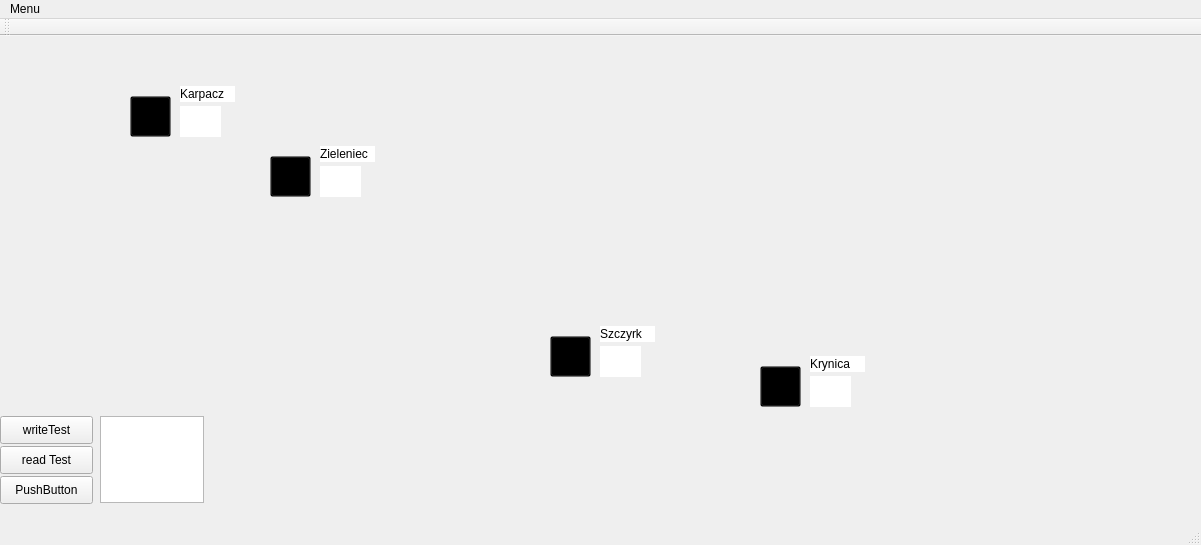
<?xml version="1.0" encoding="UTF-8"?>
<ui version="4.0">
 <class>MainWindow</class>
 <widget class="QMainWindow" name="MainWindow">
  <property name="windowModality">
   <enum>Qt::NonModal</enum>
  </property>
  <property name="enabled">
   <bool>true</bool>
  </property>
  <property name="geometry">
   <rect>
    <x>0</x>
    <y>0</y>
    <width>1201</width>
    <height>545</height>
   </rect>
  </property>
  <property name="windowTitle">
   <string>SkiSky</string>
  </property>
  <widget class="QWidget" name="centralWidget">
   <widget class="QPushButton" name="button">
    <property name="geometry">
     <rect>
      <x>550</x>
      <y>300</y>
      <width>41</width>
      <height>41</height>
     </rect>
    </property>
    <property name="styleSheet">
     <string notr="true">#button
{
background-color: transparent; 

}
</string>
    </property>
    <property name="text">
     <string/>
    </property>
    <property name="iconSize">
     <size>
      <width>40</width>
      <height>42</height>
     </size>
    </property>
   </widget>
   <widget class="QLabel" name="label_bg_pure">
    <property name="geometry">
     <rect>
      <x>0</x>
      <y>0</y>
      <width>1200</width>
      <height>480</height>
     </rect>
    </property>
    <property name="text">
     <string/>
    </property>
   </widget>
   <widget class="QPushButton" name="pushButton">
    <property name="geometry">
     <rect>
      <x>0</x>
      <y>380</y>
      <width>93</width>
      <height>28</height>
     </rect>
    </property>
    <property name="text">
     <string>writeTest</string>
    </property>
   </widget>
   <widget class="QPlainTextEdit" name="plainTextEdit">
    <property name="geometry">
     <rect>
      <x>100</x>
      <y>380</y>
      <width>104</width>
      <height>87</height>
     </rect>
    </property>
   </widget>
   <widget class="QPushButton" name="pushButton_2">
    <property name="geometry">
     <rect>
      <x>0</x>
      <y>410</y>
      <width>93</width>
      <height>28</height>
     </rect>
    </property>
    <property name="text">
     <string>read Test</string>
    </property>
   </widget>
   <widget class="QPushButton" name="pushButton_3">
    <property name="geometry">
     <rect>
      <x>0</x>
      <y>440</y>
      <width>93</width>
      <height>28</height>
     </rect>
    </property>
    <property name="text">
     <string>PushButton</string>
    </property>
   </widget>
   <widget class="QPushButton" name="button_2">
    <property name="geometry">
     <rect>
      <x>270</x>
      <y>120</y>
      <width>41</width>
      <height>41</height>
     </rect>
    </property>
    <property name="styleSheet">
     <string notr="true">#button_2
{
background-color: transparent; 

}


</string>
    </property>
    <property name="text">
     <string/>
    </property>
    <property name="iconSize">
     <size>
      <width>40</width>
      <height>42</height>
     </size>
    </property>
   </widget>
   <widget class="QPushButton" name="button_3">
    <property name="geometry">
     <rect>
      <x>760</x>
      <y>330</y>
      <width>41</width>
      <height>41</height>
     </rect>
    </property>
    <property name="styleSheet">
     <string notr="true">#button_3
{
background-color: transparent; 

}

</string>
    </property>
    <property name="text">
     <string/>
    </property>
    <property name="iconSize">
     <size>
      <width>40</width>
      <height>42</height>
     </size>
    </property>
   </widget>
   <widget class="QPushButton" name="button_4">
    <property name="geometry">
     <rect>
      <x>130</x>
      <y>60</y>
      <width>41</width>
      <height>41</height>
     </rect>
    </property>
    <property name="styleSheet">
     <string notr="true">#button_4
{
background-color: transparent; 

}

</string>
    </property>
    <property name="text">
     <string/>
    </property>
    <property name="iconSize">
     <size>
      <width>40</width>
      <height>42</height>
     </size>
    </property>
   </widget>
   <widget class="QLabel" name="krynica_lab">
    <property name="geometry">
     <rect>
      <x>810</x>
      <y>320</y>
      <width>55</width>
      <height>16</height>
     </rect>
    </property>
    <property name="styleSheet">
     <string notr="true">#krynica_lab
{
background-color: white; 


border: none; 
background-repeat: none;
}</string>
    </property>
    <property name="text">
     <string>Krynica</string>
    </property>
   </widget>
   <widget class="QLabel" name="szczyrk_lab">
    <property name="geometry">
     <rect>
      <x>600</x>
      <y>290</y>
      <width>55</width>
      <height>16</height>
     </rect>
    </property>
    <property name="styleSheet">
     <string notr="true">#szczyrk_lab
{
background-color: white; 


border: none; 
background-repeat: none;
}</string>
    </property>
    <property name="text">
     <string>Szczyrk</string>
    </property>
   </widget>
   <widget class="QLabel" name="zieleniec_lab">
    <property name="geometry">
     <rect>
      <x>320</x>
      <y>110</y>
      <width>55</width>
      <height>16</height>
     </rect>
    </property>
    <property name="styleSheet">
     <string notr="true">#zieleniec_lab
{
background-color: white; 


border: none; 
background-repeat: none;
}</string>
    </property>
    <property name="text">
     <string>Zieleniec</string>
    </property>
   </widget>
   <widget class="QLabel" name="karpacz_lab">
    <property name="geometry">
     <rect>
      <x>180</x>
      <y>50</y>
      <width>55</width>
      <height>16</height>
     </rect>
    </property>
    <property name="styleSheet">
     <string notr="true">#karpacz_lab
{
background-color: white; 


border: none; 
background-repeat: none;
}</string>
    </property>
    <property name="text">
     <string>Karpacz</string>
    </property>
   </widget>
   <widget class="QLabel" name="karpacz_nieb">
    <property name="geometry">
     <rect>
      <x>90</x>
      <y>70</y>
      <width>41</width>
      <height>41</height>
     </rect>
    </property>
    <property name="text">
     <string/>
    </property>
   </widget>
   <widget class="QLabel" name="karpacz_snieg">
    <property name="geometry">
     <rect>
      <x>90</x>
      <y>30</y>
      <width>41</width>
      <height>41</height>
     </rect>
    </property>
    <property name="text">
     <string/>
    </property>
   </widget>
   <widget class="QLabel" name="zieleniec_nieb">
    <property name="geometry">
     <rect>
      <x>230</x>
      <y>140</y>
      <width>41</width>
      <height>41</height>
     </rect>
    </property>
    <property name="text">
     <string/>
    </property>
   </widget>
   <widget class="QLabel" name="zieleniec_snieg">
    <property name="geometry">
     <rect>
      <x>230</x>
      <y>100</y>
      <width>41</width>
      <height>41</height>
     </rect>
    </property>
    <property name="text">
     <string/>
    </property>
   </widget>
   <widget class="QLabel" name="szczyrk_nieb">
    <property name="geometry">
     <rect>
      <x>510</x>
      <y>310</y>
      <width>41</width>
      <height>41</height>
     </rect>
    </property>
    <property name="text">
     <string/>
    </property>
   </widget>
   <widget class="QLabel" name="szczyrk_snieg">
    <property name="geometry">
     <rect>
      <x>510</x>
      <y>270</y>
      <width>41</width>
      <height>41</height>
     </rect>
    </property>
    <property name="text">
     <string/>
    </property>
   </widget>
   <widget class="QLabel" name="krynica_nieb">
    <property name="geometry">
     <rect>
      <x>720</x>
      <y>340</y>
      <width>41</width>
      <height>41</height>
     </rect>
    </property>
    <property name="text">
     <string/>
    </property>
   </widget>
   <widget class="QLabel" name="krynica_snieg">
    <property name="geometry">
     <rect>
      <x>720</x>
      <y>300</y>
      <width>41</width>
      <height>41</height>
     </rect>
    </property>
    <property name="text">
     <string/>
    </property>
   </widget>
   <widget class="QLabel" name="szczyrk_stan">
    <property name="geometry">
     <rect>
      <x>550</x>
      <y>300</y>
      <width>41</width>
      <height>41</height>
     </rect>
    </property>
    <property name="text">
     <string/>
    </property>
   </widget>
   <widget class="QLabel" name="krynica_stan">
    <property name="geometry">
     <rect>
      <x>760</x>
      <y>330</y>
      <width>41</width>
      <height>41</height>
     </rect>
    </property>
    <property name="text">
     <string/>
    </property>
   </widget>
   <widget class="QLabel" name="karpacz_stan">
    <property name="geometry">
     <rect>
      <x>130</x>
      <y>60</y>
      <width>41</width>
      <height>41</height>
     </rect>
    </property>
    <property name="text">
     <string/>
    </property>
   </widget>
   <widget class="QLabel" name="zieleniec_stan">
    <property name="geometry">
     <rect>
      <x>270</x>
      <y>120</y>
      <width>41</width>
      <height>41</height>
     </rect>
    </property>
    <property name="text">
     <string/>
    </property>
   </widget>
   <widget class="QLabel" name="karpacz_temp">
    <property name="geometry">
     <rect>
      <x>180</x>
      <y>70</y>
      <width>41</width>
      <height>31</height>
     </rect>
    </property>
    <property name="font">
     <font>
      <pointsize>14</pointsize>
     </font>
    </property>
    <property name="styleSheet">
     <string notr="true">#karpacz_temp
{
background-color: white; 


border: none; 
background-repeat: none;
}</string>
    </property>
    <property name="text">
     <string/>
    </property>
   </widget>
   <widget class="QLabel" name="zieleniec_temp">
    <property name="geometry">
     <rect>
      <x>320</x>
      <y>130</y>
      <width>41</width>
      <height>31</height>
     </rect>
    </property>
    <property name="font">
     <font>
      <pointsize>14</pointsize>
     </font>
    </property>
    <property name="styleSheet">
     <string notr="true">#zieleniec_temp
{
background-color: white; 


border: none; 
background-repeat: none;
}</string>
    </property>
    <property name="text">
     <string/>
    </property>
   </widget>
   <widget class="QLabel" name="szczyrk_temp">
    <property name="geometry">
     <rect>
      <x>600</x>
      <y>310</y>
      <width>41</width>
      <height>31</height>
     </rect>
    </property>
    <property name="font">
     <font>
      <pointsize>14</pointsize>
     </font>
    </property>
    <property name="styleSheet">
     <string notr="true">#szczyrk_temp
{
background-color: white; 


border: none; 
background-repeat: none;
}</string>
    </property>
    <property name="text">
     <string/>
    </property>
   </widget>
   <widget class="QLabel" name="krynica_temp">
    <property name="geometry">
     <rect>
      <x>810</x>
      <y>340</y>
      <width>41</width>
      <height>31</height>
     </rect>
    </property>
    <property name="font">
     <font>
      <pointsize>14</pointsize>
     </font>
    </property>
    <property name="styleSheet">
     <string notr="true">#krynica_temp
{
background-color: white; 


border: none; 
background-repeat: none;
}</string>
    </property>
    <property name="text">
     <string/>
    </property>
   </widget>
   <zorder>label_bg_pure</zorder>
   <zorder>zieleniec_stan</zorder>
   <zorder>szczyrk_stan</zorder>
   <zorder>krynica_stan</zorder>
   <zorder>karpacz_stan</zorder>
   <zorder>button</zorder>
   <zorder>pushButton</zorder>
   <zorder>plainTextEdit</zorder>
   <zorder>pushButton_2</zorder>
   <zorder>pushButton_3</zorder>
   <zorder>button_2</zorder>
   <zorder>button_3</zorder>
   <zorder>krynica_lab</zorder>
   <zorder>szczyrk_lab</zorder>
   <zorder>zieleniec_lab</zorder>
   <zorder>karpacz_lab</zorder>
   <zorder>karpacz_nieb</zorder>
   <zorder>karpacz_snieg</zorder>
   <zorder>zieleniec_nieb</zorder>
   <zorder>zieleniec_snieg</zorder>
   <zorder>szczyrk_nieb</zorder>
   <zorder>szczyrk_snieg</zorder>
   <zorder>krynica_nieb</zorder>
   <zorder>krynica_snieg</zorder>
   <zorder>karpacz_temp</zorder>
   <zorder>zieleniec_temp</zorder>
   <zorder>szczyrk_temp</zorder>
   <zorder>krynica_temp</zorder>
   <zorder>button_4</zorder>
  </widget>
  <widget class="QMenuBar" name="menuBar">
   <property name="geometry">
    <rect>
     <x>0</x>
     <y>0</y>
     <width>1201</width>
     <height>26</height>
    </rect>
   </property>
   <widget class="QMenu" name="menuMenu">
    <property name="title">
     <string>Menu</string>
    </property>
    <addaction name="actionWyb_r_Szczytu"/>
    <addaction name="actionAktualizacja_Danych"/>
    <addaction name="actionZmiana_widoku_mapy"/>
   </widget>
   <addaction name="menuMenu"/>
  </widget>
  <widget class="QToolBar" name="mainToolBar">
   <attribute name="toolBarArea">
    <enum>TopToolBarArea</enum>
   </attribute>
   <attribute name="toolBarBreak">
    <bool>false</bool>
   </attribute>
  </widget>
  <widget class="QStatusBar" name="statusBar"/>
  <action name="actionWyb_r_Szczytu">
   <property name="text">
    <string>Wybór Szczytu</string>
   </property>
  </action>
  <action name="actionAktualizacja_Danych">
   <property name="text">
    <string>Aktualizacja Danych</string>
   </property>
  </action>
  <action name="actionZmiana_widoku_mapy">
   <property name="text">
    <string>Zmiana widoku mapy</string>
   </property>
  </action>
 </widget>
 <layoutdefault spacing="6" margin="11"/>
 <resources/>
 <connections/>
</ui>
